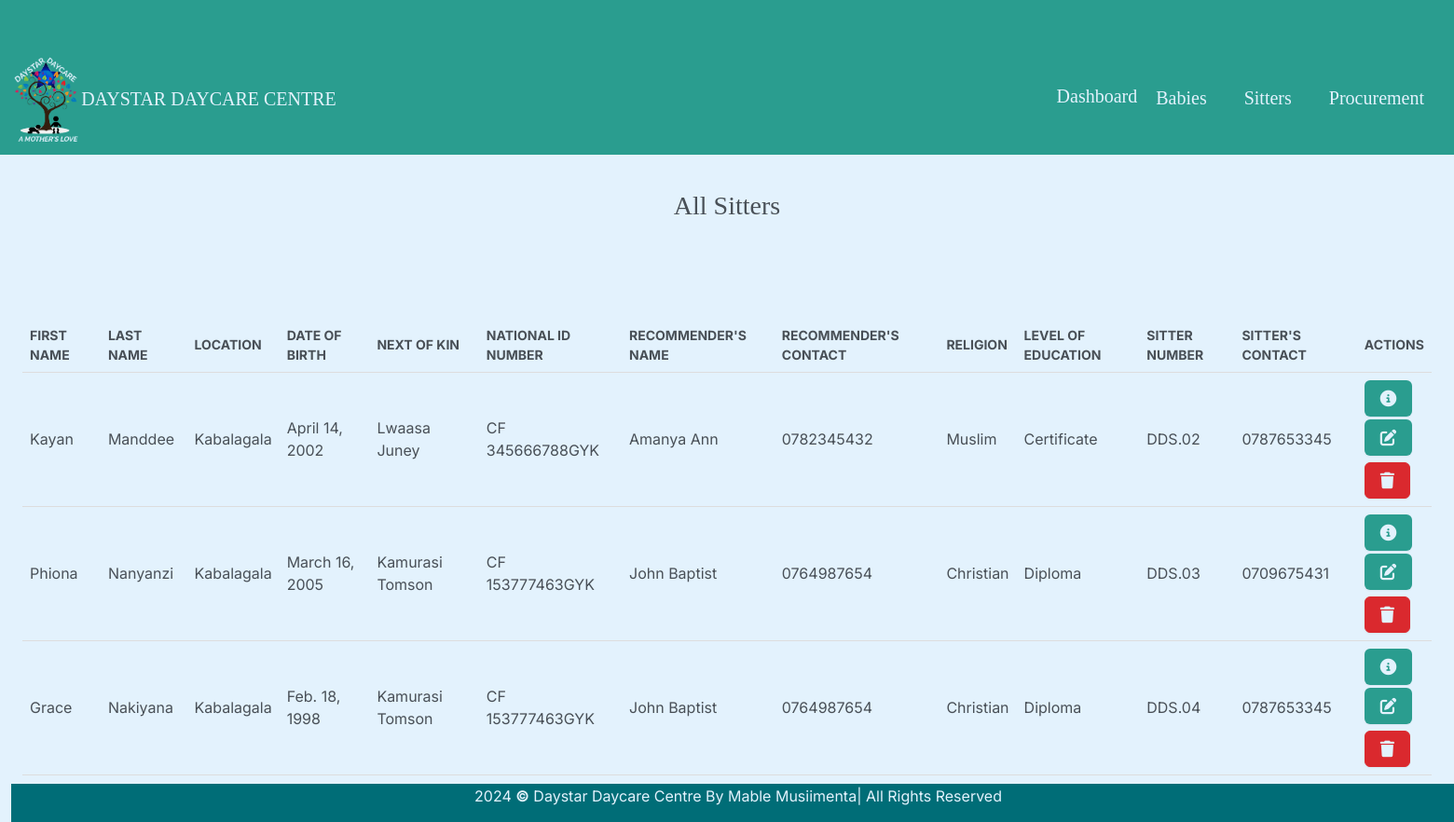
The app's page /sitter/ (signed in), older data.
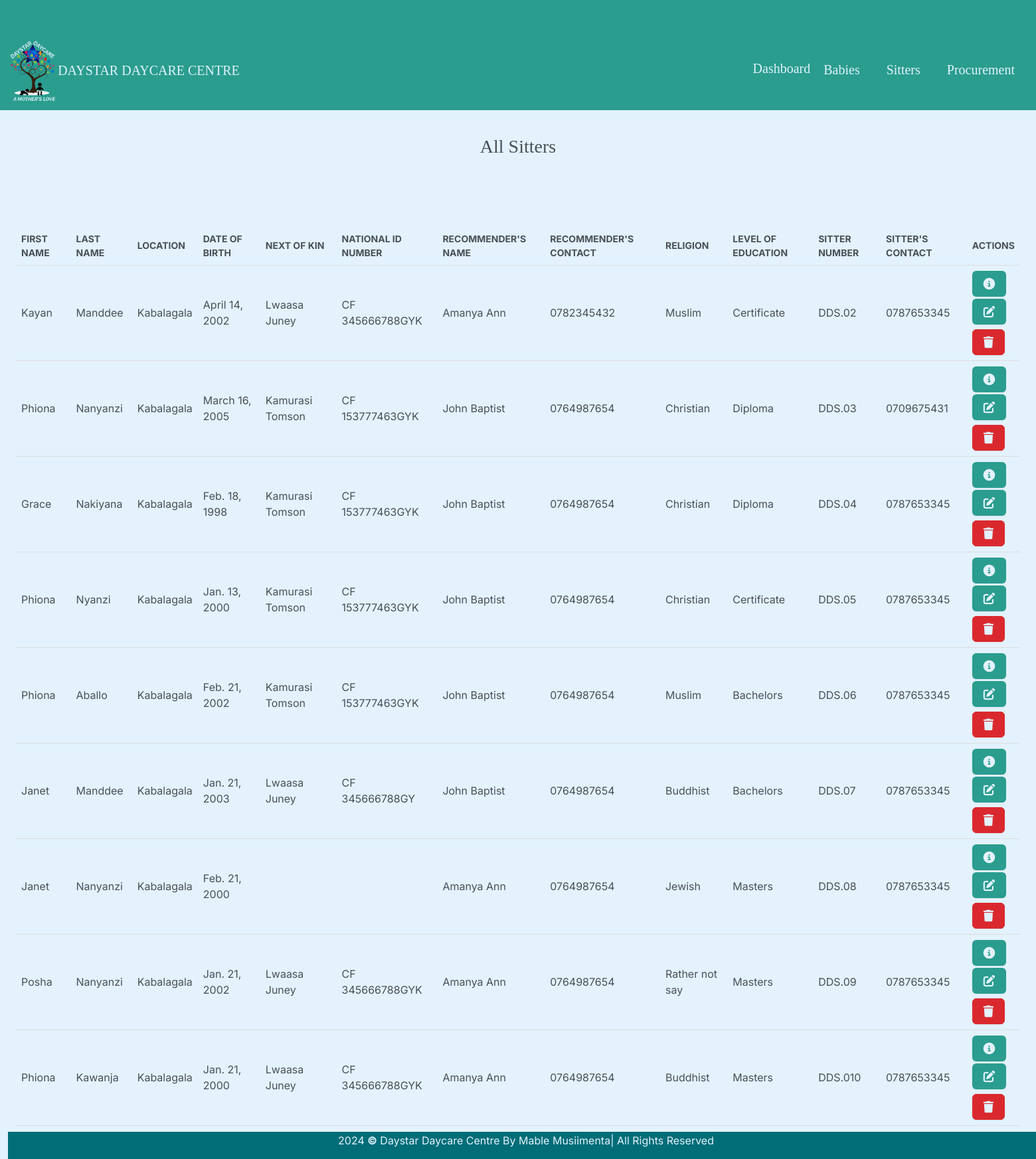
The same page, newer data.
### daystarapp/models.py (models this page shows, shortened)
class Sitter(models.Model):
    f_name = models.CharField(max_length=50, null=False, verbose_name="First Name")
    l_name = models.CharField(max_length=50, null=False, verbose_name="Last Name")
    l_location = models.CharField(max_length=50, null=False, verbose_name="Location", validators=[validate_kabalagala_location])
    dob = models.DateField(null=False, verbose_name="Date of Birth", validators=[clean_dob])
    nok = models.CharField(max_length=50, null=False, verbose_name="Next of Kin", validators=[validate_two_names])
    nin = models.CharField(max_length=50, null=False, verbose_name="National ID Number", validators=[validate_ugandan_national_id])
    rec_name = models.CharField(max_length=50, null=False, verbose_name="Recommender's Name", validators=[validate_two_names])
    rec_contact = models.CharField(max_length=10, verbose_name="Recommender's Contact", validators=[validate_phone_number])
    religion = models.CharField(max_length=50, choices=RELIGION_CHOICES, null=False, verbose_name="Religious Affiliation")
    educ_level = models.CharField(max_length=50, choices=EDUCATION_CHOICES, null=False, verbose_name="Level of Education")
    s_contact = models.CharField(max_length=10, null=False, verbose_name="Sitter's Contact", validators=[validate_phone_number])

### daystarapp/views.py (the view)
# urls.py: path("sitter/", views.sitter, name="sitter"),
@login_required
def sitter(request):
    return render(request, "sitters/sitter.html", {"sitters": Sitter.objects.all()} )

### daystarapp/templates/sitters/sitter.html (shortened to what this page needs)
{% extends "babies/base.html" %}
{% block body %}
<div class="container-fluid" style="padding-top: 80px;">
    <h3 class="m-4" style="text-align: center; font-family:serif;">All Sitters</h3>
    <div class="row">
        <div class="col-12">
            {% if sitters %}
                <div class="table-responsive">
                    <table>
                        <thead>
                            <tr>
                                <th scope="col">First Name</th>
                                <th scope="col">Last Name</th>
                                <th scope="col">Location {{ total_registered_babies }} </th>
                                <th scope="col">Date of Birth</th>
                                <th scope="col">Next of Kin</th>
                                <th scope="col">National ID Number</th>
                                <th scope="col">Recommender's Name</th>
                                <th scope="col">Recommender's Contact</th>
                                <th scope="col">Religion</th>
                                <th scope="col">Level of Education</th>
                                <th scope="col">Sitter Number</th>
                                <th scope="col">Sitter's Contact</th>
                                <th scope="col">ACTIONS</th>
                            </tr>
                        </thead>
                        <tbody>
                            {% for sitter in sitters %}
                                <tr>
                                    <td>{{ sitter.f_name }}</td>
                                    <td>{{ sitter.l_name }}</td>
                                    <td> Kabalagala </td>
                                    <td>{{ sitter.dob }}</td>
                                    <td>{{ sitter.nok }}</td>
                                    <td>{{ sitter.nin }}</td>
                                    <td>{{ sitter.rec_name }}</td>
                                    <td>{{ sitter.rec_contact }}</td>
                                    <td>{{ sitter.religion }}</td>
                                    <td>{{ sitter.educ_level }}</td>
                                    <td>DDS.0{{ sitter.id }}</td>
                                    <td>{{ sitter.s_contact }}</td>
                                    <td>
                                        <button type="button" class="btn me-1" href="{% url 'view_sitter' sitter.id %}" data-bs-toggle="modal" data-bs-target="#myModal{{sitter.id}}" style="background-color: #2a9d8f; color:#e3f2fd;  margin-bottom:3px;"></button><br>
                                        <a class="btn me-1" href="{% url 'edits' sitter.id %}" style="background-color: #2a9d8f; color:#e3f2fd; margin-bottom:3px;">
                                        </a><br>
                                        <button type="button" class="btn btn-danger" data-bs-toggle="modal" data-bs-target="#deletes{{sitter.id}}" style="color: #e3f2fd; margin-top:4px;">
                                        </button>
                                    </td>
                                </tr>
                            {% endfor %}
                        </tbody>
                    </table>
                </div>
            {% else %}
                <h5 class="alert alert-primary ms-4 me-4">No Sitter Records</h5>
            {% endif %}
        </div>
    </div>
</div>
{% endblock %}

Row changes from the older to the newer data that the page shows:
added Sitter: f_name "Phiona", l_name "Nyanzi", dob "Jan. 13, 2000", nok "Kamurasi Tomson", nin "CF 153777463GYK", rec_name "John Baptist", rec_contact "0764987654", religion "Christian", educ_level "Certificate", id "5", s_contact "0787653345"
added Sitter: f_name "Phiona", l_name "Aballo", dob "Feb. 21, 2002", nok "Kamurasi Tomson", nin "CF 153777463GYK", rec_name "John Baptist", rec_contact "0764987654", religion "Muslim", educ_level "Bachelors", id "6", s_contact "0787653345"
added Sitter: f_name "Janet", l_name "Manddee", dob "Jan. 21, 2003", nok "Lwaasa Juney", nin "CF 345666788GY", rec_name "John Baptist", rec_contact "0764987654", religion "Buddhist", educ_level "Bachelors", id "7", s_contact "0787653345"
added Sitter: f_name "Janet", l_name "Nanyanzi", dob "Feb. 21, 2000", rec_name "Amanya Ann", rec_contact "0764987654", religion "Jewish", educ_level "Masters", id "8", s_contact "0787653345"
added Sitter: f_name "Posha", l_name "Nanyanzi", dob "Jan. 21, 2002", nok "Lwaasa Juney", nin "CF 345666788GYK", rec_name "Amanya Ann", rec_contact "0764987654", religion "Rather not say", educ_level "Masters", id "9", s_contact "0787653345"
added Sitter: f_name "Phiona", l_name "Kawanja", dob "Jan. 21, 2000", nok "Lwaasa Juney", nin "CF 345666788GYK", rec_name "Amanya Ann", rec_contact "0764987654", religion "Buddhist", educ_level "Masters", id "10", s_contact "0787653345"
